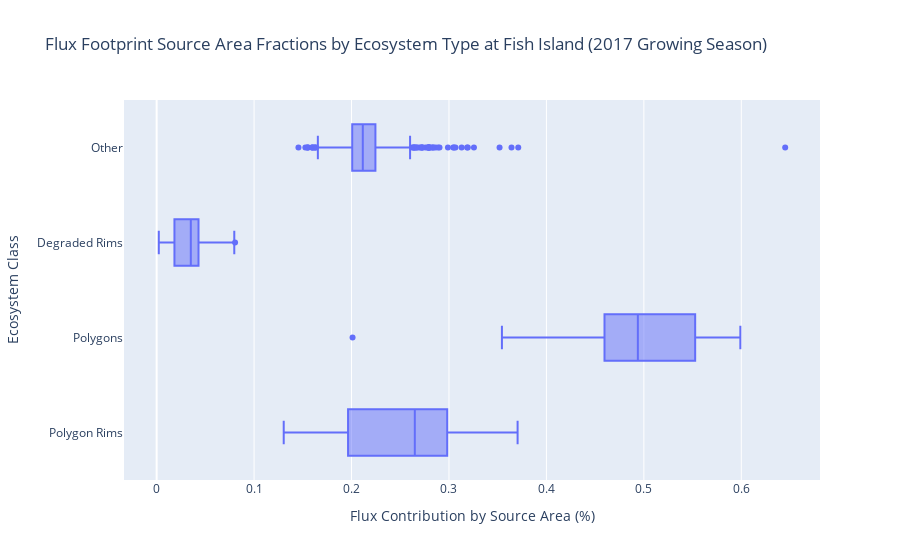

Notebook source saved alongside this figure:
### Code cell
import pandas as pd
import numpy as np
import plotly.express as px

SA = pd.read_csv('Example_Outputs/FFP_Source_Area_2m.csv',
                 parse_dates=['datetime'],index_col='datetime')

SA = SA.dropna()
SA['Other'] = 1-SA[['Rim_Fc','Polygon_Fc','Collapse_Fc']].sum(axis=1)
SA = SA[['Rim_Fc','Polygon_Fc','Collapse_Fc','Other']]
SA = SA.rename(columns={'Rim_Fc':'Polygon Rims',
                    'Polygon_Fc':'Polygons',
                    'Collapse_Fc':'Degraded Rims'})
SA['Timestamp'] = SA.index.strftime("%m-%d-%Y, %H:%M")
SA = SA.melt(id_vars=['Timestamp']).rename(columns={'variable':'Ecosystem Class',
                                        'value':'Mean Flux Contribution'})
fig = px.box(SA, 
            x="Mean Flux Contribution",
            y="Ecosystem Class",
            labels={'Mean Flux Contribution':'Flux Contribution by Source Area (%)'},
            orientation='h',
            # color='Season',
            # color_discrete_map = {'DJF':'blue',
            #                       'MAM':'green',
            #                       'JJA':'red',
            #                       'SON':'purple'},
            hover_data=[SA['Timestamp']],
            title='Flux Footprint Source Area Fractions by Ecosystem Type at Fish Island (2017 Growing Season)')
fig.show()

fig.write_html("Example_Outputs/Summary_by_Basemap_Class.html")

### Figure 1 — Plotly figure (JSON) as saved in the notebook; plotly's stock layout.template omitted (floating-point values rounded to 4 significant figures; data arrays with more than 128 entries replaced by an {"elided": "..."} marker saying what was removed)
{"data": [{"alignmentgroup": "True", "customdata": {"elided": "6576x1 str values"}, "hovertemplate": "Flux Contribution by Source Area (%)=%{x}<br>Ecosystem Class=%{y}<br>Timestamp=%{customdata[0]}<extra></extra>", "legendgroup": "", "marker": {"color": "#636efa"}, "name": "", "notched": false, "offsetgroup": "", "orientation": "h", "showlegend": false, "type": "box", "x": {"elided": "6576 float values"}, "x0": " ", "xaxis": "x", "y": {"elided": "6576 str values"}, "y0": " ", "yaxis": "y"}], "layout": {"boxmode": "group", "legend": {"tracegroupgap": 0}, "title": {"text": "Flux Footprint Source Area Fractions by Ecosystem Type at Fish Island (2017 Growing Season)"}, "xaxis": {"anchor": "y", "domain": [0, 1], "title": {"text": "Flux Contribution by Source Area (%)"}}, "yaxis": {"anchor": "x", "domain": [0, 1], "title": {"text": "Ecosystem Class"}}}}
